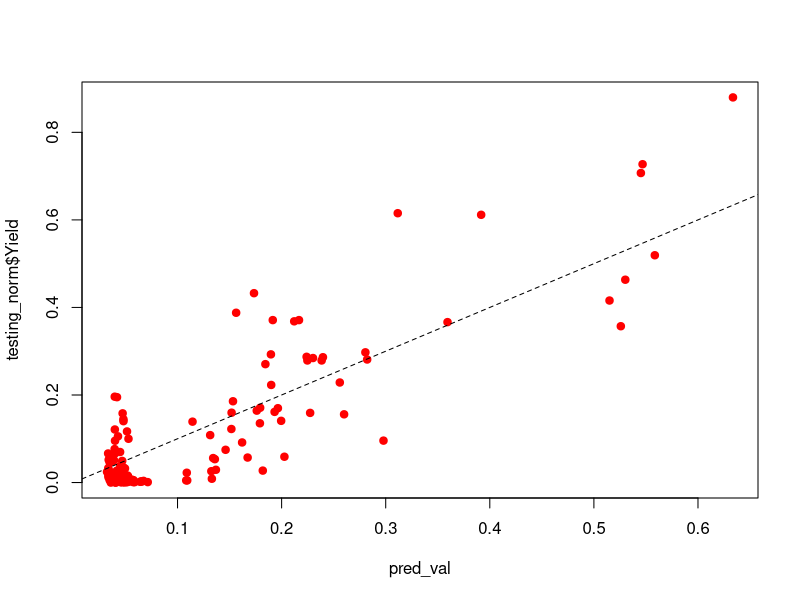
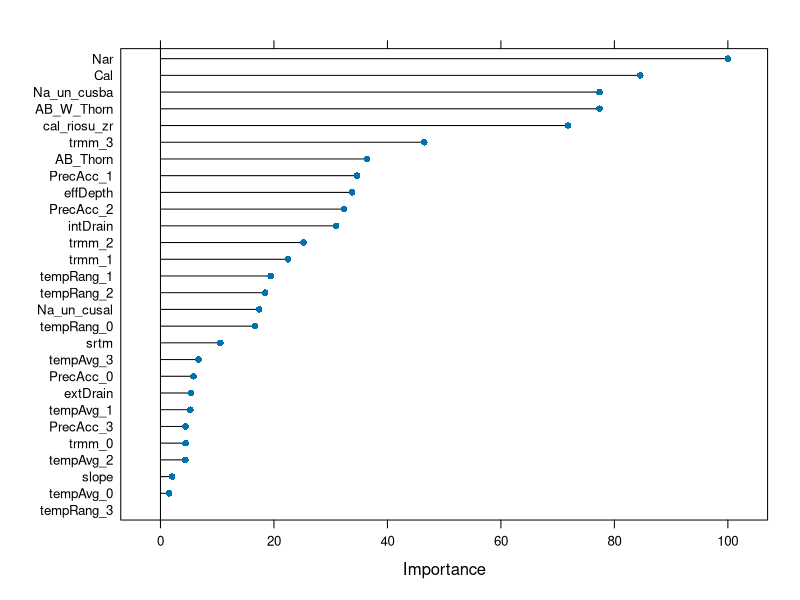

The R source for these figures, in order:

#Ejemplo Redes Neuronales en R (Caso de estudio Mora)
#CIAT - Grupo big data



#install.packages("caret")
#install.packages("nnet")

rm(list=ls())

library(caret)
library(nnet)

setwd(".")

datos_mora <- read.csv("mora_toyset.csv",row.names = 1)

#Particion

set.seed(123)

inTrain  <- createDataPartition(y=datos_mora$Yield, p=0.7, list=F)

training <- datos_mora[inTrain,]

testing  <- datos_mora[-inTrain,]

#Normalizacion

norm_training <- preProcess(training,method = "range")

training_norm <- predict(norm_training,training)

testing_norm  <- predict(norm_training,testing)

#Optimizacion de parametros

ctrl <- expand.grid(size = c(2,4,6) ,decay = c(0.1,0.5,0.8) )

#Entrenamiento

model <- train(Yield~.,data=training_norm,method = "nnet",
               tuneGrid = ctrl, trControl = trainControl(method = "cv",number = 10),
               lineout =T)


model

#Desempeño del modelo

pred_val <- predict(model,testing_norm)

postResample(pred_val,testing_norm$Yield)

plot(pred_val,testing_norm$Yield,col="red",pch=19)

abline(0,1,lty=2)

#Relevancia de variables

varImp <- varImp(model)

plot(varImp)


